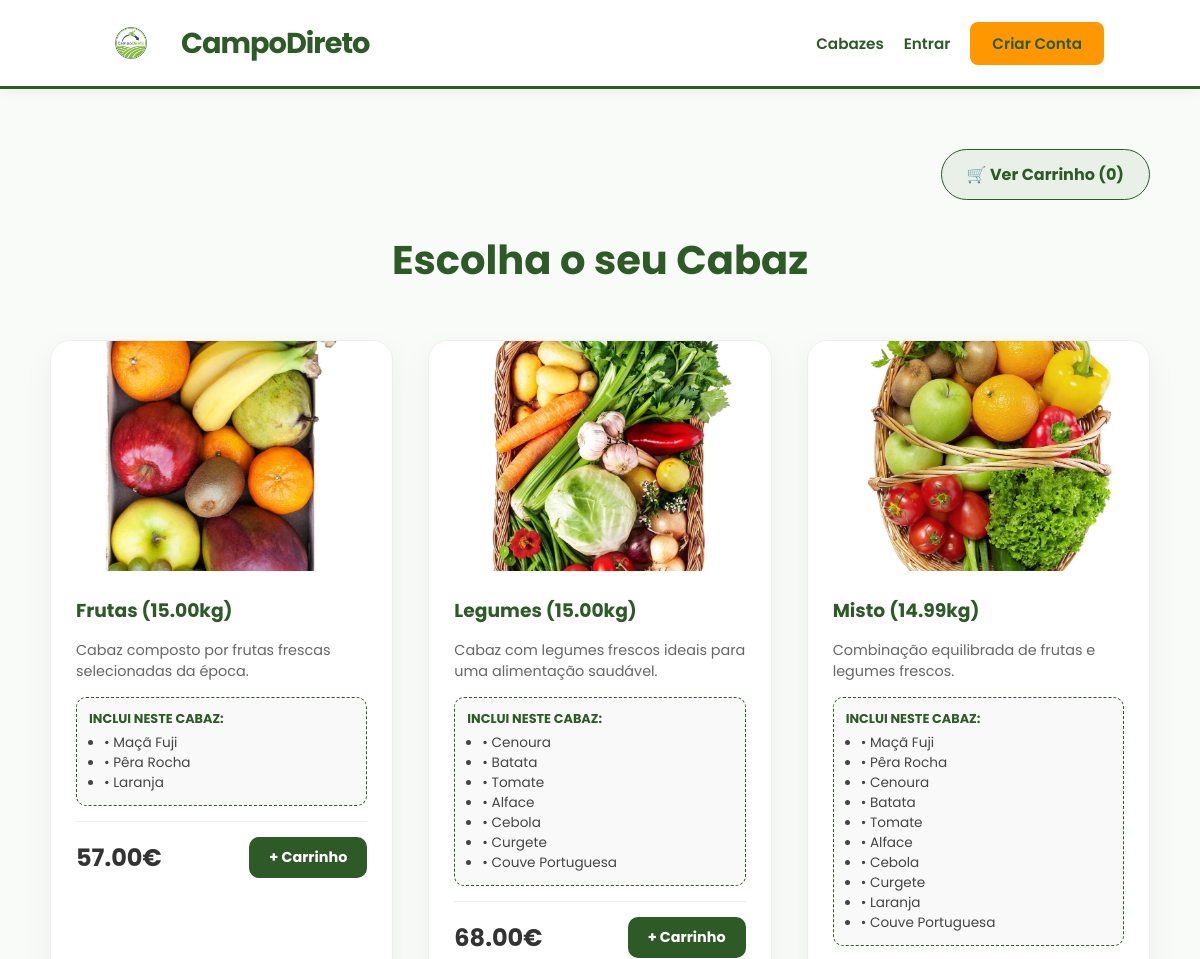
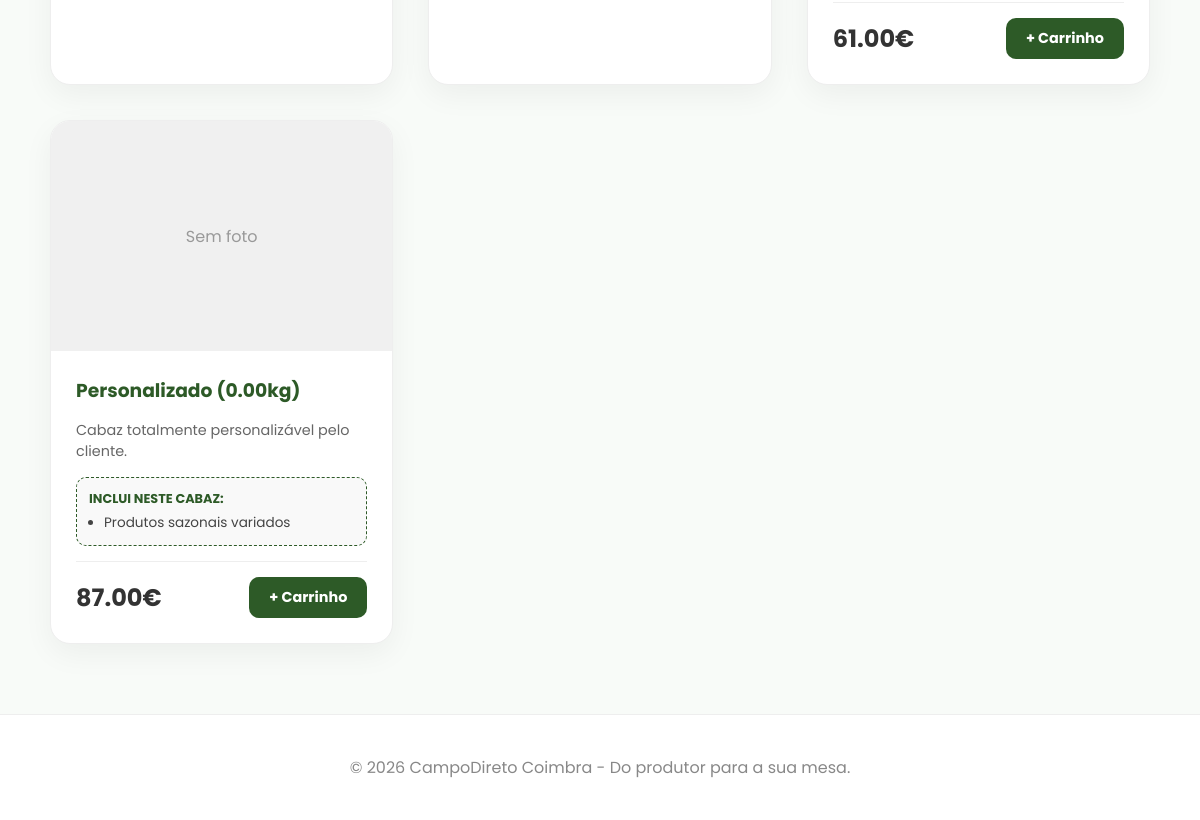
Page /cabazes/ on the committed database (2 pictures, top to bottom).
### cabazes/models.py (models this page shows, shortened)
class Cabaz(models.Model):
    name = models.CharField(max_length=50, choices=CABAZ_TYPES)
    price = models.DecimalField(max_digits=6, decimal_places=2)
    weight = models.DecimalField(max_digits=6, decimal_places=2)
    description = models.TextField()
    image = models.ImageField(upload_to='cabazes_images/', blank=True, null=True)
    products = models.ManyToManyField(Product, blank=True) # Voltamos ao original

### products/models.py (models this page shows, shortened)
class Product(models.Model):
    name = models.CharField(max_length=100)
    description = models.TextField()
    stock = models.DecimalField(max_digits=10, decimal_places=2)
    unit = models.CharField(max_length=10, default="kg")
    producers = models.ManyToManyField(
        settings.AUTH_USER_MODEL,
        through='ProducerProduct',
        limit_choices_to={'user_type': 'producer'}
    )

### cabazes/views.py (the view)
# urls.py: path('cabazes/', views.lista_cabazes, name='lista_cabazes'),  # lista de cabazes
def lista_cabazes(request):
    cabazes = Cabaz.objects.all().prefetch_related('products')
    return render(request, 'cabazes/lista.html', {'cabazes': cabazes})

### cabazes/templates/cabazes/lista.html
{% extends 'base.html' %}
{% load static %}
{% block content %}
<div style="text-align: right; margin-bottom: 30px;">
    <a href="{% url 'ver_carrinho' %}" style="display: inline-block; background: #e8f0e7; color: #2d5a27; padding: 12px 25px; border-radius: 50px; text-decoration: none; font-weight: bold; border: 1px solid #2d5a27;">
        🛒 Ver Carrinho ({{ request.session.carrinho|length }})
    </a>
</div>
<div style="text-align: center; margin-bottom: 50px;">
    <h1 style="font-size: 2.5rem; color: #2d5a27;">Escolha o seu Cabaz</h1>
</div>
<div style="display: grid; grid-template-columns: repeat(auto-fit, minmax(320px, 1fr)); gap: 35px;">
    {% for cabaz in cabazes %}
    <div style="background: white; border-radius: 20px; overflow: hidden; box-shadow: 0 10px 30px rgba(0,0,0,0.05); border: 1px solid #eee;">
        <div style="height: 230px; background: #f0f0f0;">
            {% if cabaz.image %}
                <img src="{{ cabaz.image.url }}" style="width: 100%; height: 100%; object-fit: cover;">
            {% else %}
                <div style="display: flex; align-items: center; justify-content: center; height: 100%; color: #999;">Sem foto</div>
            {% endif %}
        </div>
        <div style="padding: 25px;">
            <h3 style="margin: 0; color: #2d5a27;">{{ cabaz.get_name_display }} ({{ cabaz.weight }}kg)</h3>
            <p style="color: #666; font-size: 0.9rem; margin: 15px 0;">{{ cabaz.description }}</p>
            <div style="background: #f9f9f9; border-radius: 10px; padding: 12px; margin-bottom: 15px; border: 1px dashed #2d5a27;">
                <p style="margin: 0 0 5px 0; font-size: 0.8rem; font-weight: bold; color: #2d5a27; text-transform: uppercase;">Inclui neste cabaz:</p>
                <ul style="margin: 0; padding: 0 0 0 15px; font-size: 0.85rem; color: #444;">
                    {% for produto in cabaz.products.all %}
                        <li>• {{ produto.name }}</li>
                    {% empty %}
                        <li>Produtos sazonais variados</li>
                    {% endfor %}
                </ul>
            </div>
            <div style="display: flex; justify-content: space-between; align-items: center; border-top: 1px solid #eee; padding-top: 15px;">
                <span style="font-size: 1.5rem; font-weight: 700;">{{ cabaz.price }}€</span>
                <a href="{% url 'adicionar_ao_carrinho' cabaz.id %}"
                   style="background: #2d5a27; color: white; padding: 10px 20px; border-radius: 10px; text-decoration: none; font-weight: bold; font-size: 0.9rem;">
                   + Carrinho
                </a>
            </div>
        </div>
    </div>
    {% endfor %}
</div>
{% endblock %}

### templates/base.html (style rules this page uses)
:root { --primary: #2d5a27; --accent: #ff9800; --bg: #f8fbf8; }
body { font-family: 'Poppins', sans-serif; margin: 0; background: var(--bg); color: #333; }

### rows in the picture
Cabaz: image (picture), name "Frutas", weight "15.00", description "Cabaz composto por frutas frescas selecionadas da época.", price "57.00"
Product: name "Maçã Fuji"
Product: name "Pêra Rocha"
Product: name "Laranja"
Cabaz: image (picture), name "Legumes", weight "15.00", description "Cabaz com legumes frescos ideais para uma alimentação saudável.", price "68.00"
Product: name "Cenoura"
Product: name "Batata"
Product: name "Tomate"
Product: name "Alface"
Product: name "Cebola"
Product: name "Curgete"
Product: name "Couve Portuguesa"
Cabaz: image (picture), name "Misto", weight "14.99", description "Combinação equilibrada de frutas e legumes frescos.", price "61.00"
Cabaz: image "Sem foto", name "Personalizado", weight "0.00", description "Cabaz totalmente personalizável pelo cliente.", price "87.00"

### other values in the picture
{{ request.session.carrinho|length }} "0"
